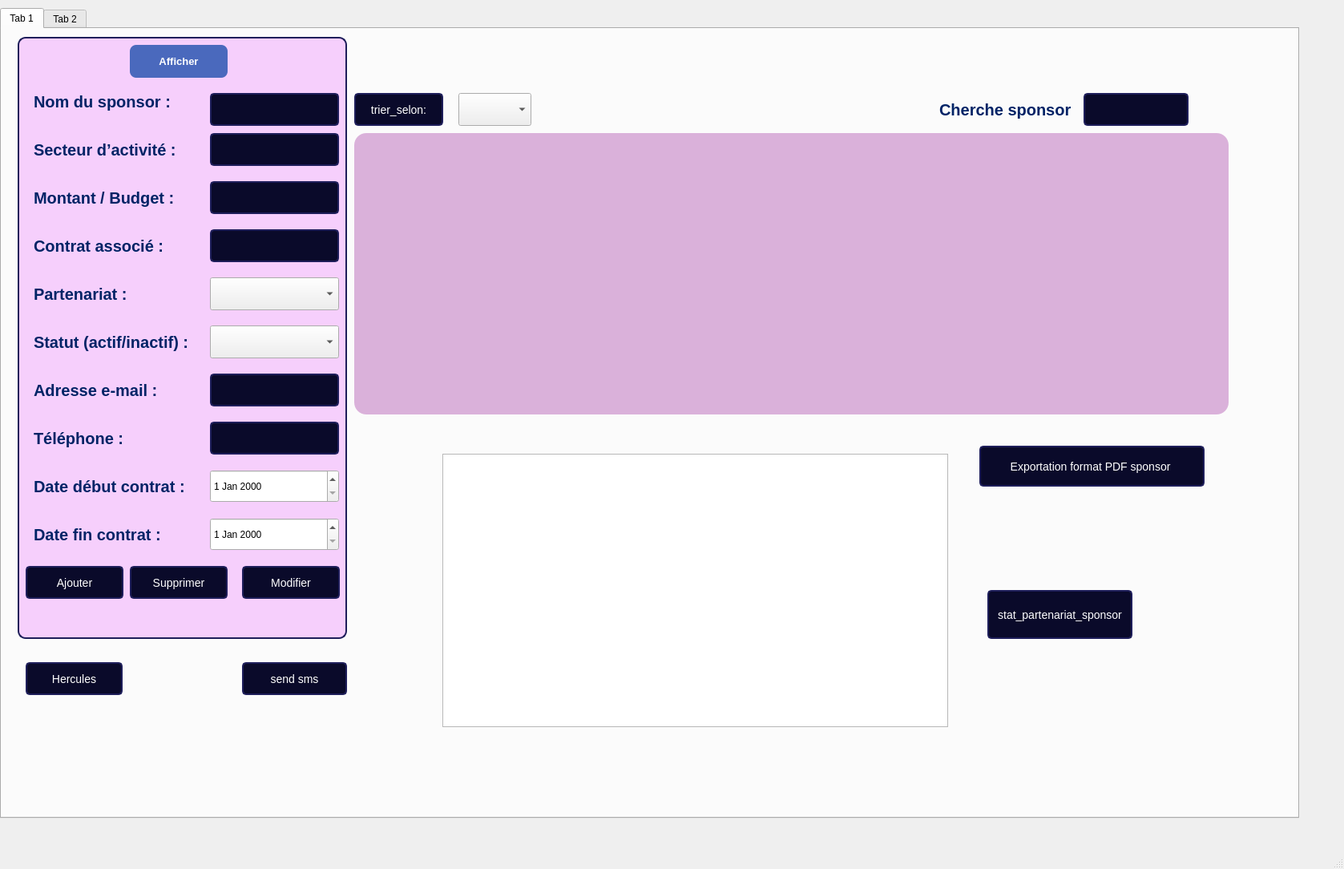
<?xml version="1.0" encoding="UTF-8"?>
<ui version="4.0">
 <class>MainWindow</class>
 <widget class="QMainWindow" name="MainWindow">
  <property name="geometry">
   <rect>
    <x>0</x>
    <y>0</y>
    <width>1677</width>
    <height>1084</height>
   </rect>
  </property>
  <property name="windowTitle">
   <string>MainWindow</string>
  </property>
  <widget class="QWidget" name="centralwidget">
   <widget class="QTabWidget" name="tabWidget">
    <property name="geometry">
     <rect>
      <x>0</x>
      <y>10</y>
      <width>1621</width>
      <height>1011</height>
     </rect>
    </property>
    <property name="currentIndex">
     <number>0</number>
    </property>
    <widget class="QWidget" name="tab">
     <attribute name="title">
      <string>Tab 1</string>
     </attribute>
     <widget class="QComboBox" name="comboBox_type">
      <property name="geometry">
       <rect>
        <x>260</x>
        <y>310</y>
        <width>161</width>
        <height>41</height>
       </rect>
      </property>
      <property name="styleSheet">
       <string notr="true">QLineEdit, QDateTimeEdit {
    font-family: &quot;Arial&quot;;
    font-size: 14px;
    color: white;
    background-color: #0A0A2A;
    border: 2px solid #1E1E5A;
    border-radius: 5px;
    padding: 5px;
}

QPushButton {
    font-family: &quot;Arial Black&quot;;
    font-size: 14px;
    color: white;
    background-color: #0A0A2A;
    border: 2px solid #1E1E5A;
    border-radius: 5px;
    padding: 5px;
}

QPushButton:hover {
    background-color: #1E1E5A;
}
</string>
      </property>
     </widget>
     <widget class="QLabel" name="label_6">
      <property name="geometry">
       <rect>
        <x>40</x>
        <y>370</y>
        <width>201</width>
        <height>41</height>
       </rect>
      </property>
      <property name="styleSheet">
       <string notr="true">QLabel {
    font-size: 20px;
    font-weight: bold;
    color: #002366;  /* Bleu foncé */
}</string>
      </property>
      <property name="text">
       <string>Statut (actif/inactif) :</string>
      </property>
     </widget>
     <widget class="QComboBox" name="comboBox_statut">
      <property name="geometry">
       <rect>
        <x>260</x>
        <y>370</y>
        <width>161</width>
        <height>41</height>
       </rect>
      </property>
      <property name="styleSheet">
       <string notr="true">QLineEdit, QDateTimeEdit {
    font-family: &quot;Arial&quot;;
    font-size: 14px;
    color: white;
    background-color: #0A0A2A;
    border: 2px solid #1E1E5A;
    border-radius: 5px;
    padding: 5px;
}

QPushButton {
    font-family: &quot;Arial Black&quot;;
    font-size: 14px;
    color: white;
    background-color: #0A0A2A;
    border: 2px solid #1E1E5A;
    border-radius: 5px;
    padding: 5px;
}

QPushButton:hover {
    background-color: #1E1E5A;
}
</string>
      </property>
     </widget>
     <widget class="QPushButton" name="stat">
      <property name="geometry">
       <rect>
        <x>1230</x>
        <y>700</y>
        <width>181</width>
        <height>61</height>
       </rect>
      </property>
      <property name="styleSheet">
       <string notr="true">QLineEdit, QDateTimeEdit {
    font-family: &quot;Arial&quot;;
    font-size: 14px;
    color: white;
    background-color: #0A0A2A;
    border: 2px solid #1E1E5A;
    border-radius: 5px;
    padding: 5px;
}

QPushButton {
    font-family: &quot;Arial Black&quot;;
    font-size: 14px;
    color: white;
    background-color: #0A0A2A;
    border: 2px solid #1E1E5A;
    border-radius: 5px;
    padding: 5px;
}

QPushButton:hover {
    background-color: #1E1E5A;
}
</string>
      </property>
      <property name="text">
       <string>stat_partenariat_sponsor</string>
      </property>
     </widget>
     <widget class="QLineEdit" name="lineEdit_nom">
      <property name="geometry">
       <rect>
        <x>260</x>
        <y>80</y>
        <width>161</width>
        <height>41</height>
       </rect>
      </property>
      <property name="styleSheet">
       <string notr="true">QLineEdit, QDateTimeEdit {
    font-family: &quot;Arial&quot;;
    font-size: 14px;
    color: white;
    background-color: #0A0A2A;
    border: 2px solid #1E1E5A;
    border-radius: 5px;
    padding: 5px;
}

QPushButton {
    font-family: &quot;Arial Black&quot;;
    font-size: 14px;
    color: white;
    background-color: #0A0A2A;
    border: 2px solid #1E1E5A;
    border-radius: 5px;
    padding: 5px;
}

QPushButton:hover {
    background-color: #1E1E5A;
}
</string>
      </property>
     </widget>
     <widget class="QLabel" name="label_10">
      <property name="geometry">
       <rect>
        <x>40</x>
        <y>610</y>
        <width>191</width>
        <height>41</height>
       </rect>
      </property>
      <property name="styleSheet">
       <string notr="true">QLabel {
    font-size: 20px;
    font-weight: bold;
    color: #002366;  /* Bleu foncé */
}</string>
      </property>
      <property name="text">
       <string>Date fin contrat :</string>
      </property>
     </widget>
     <widget class="QLabel" name="label_9">
      <property name="geometry">
       <rect>
        <x>40</x>
        <y>550</y>
        <width>191</width>
        <height>41</height>
       </rect>
      </property>
      <property name="styleSheet">
       <string notr="true">QLabel {
    font-size: 20px;
    font-weight: bold;
    color: #002366;  /* Bleu foncé */
}</string>
      </property>
      <property name="text">
       <string>Date début contrat :</string>
      </property>
     </widget>
     <widget class="QLabel" name="label_2">
      <property name="geometry">
       <rect>
        <x>40</x>
        <y>190</y>
        <width>201</width>
        <height>41</height>
       </rect>
      </property>
      <property name="styleSheet">
       <string notr="true">QLabel {
    font-size: 20px;
    font-weight: bold;
    color: #002366;  /* Bleu foncé */
}</string>
      </property>
      <property name="text">
       <string>Montant / Budget :</string>
      </property>
     </widget>
     <widget class="QLabel" name="label_8">
      <property name="geometry">
       <rect>
        <x>40</x>
        <y>490</y>
        <width>191</width>
        <height>41</height>
       </rect>
      </property>
      <property name="styleSheet">
       <string notr="true">QLabel {
    font-size: 20px;
    font-weight: bold;
    color: #002366;  /* Bleu foncé */
}</string>
      </property>
      <property name="text">
       <string>Téléphone :</string>
      </property>
     </widget>
     <widget class="QLabel" name="label_7">
      <property name="geometry">
       <rect>
        <x>40</x>
        <y>430</y>
        <width>171</width>
        <height>41</height>
       </rect>
      </property>
      <property name="styleSheet">
       <string notr="true">QLabel {
    font-size: 20px;
    font-weight: bold;
    color: #002366;  /* Bleu foncé */
}</string>
      </property>
      <property name="text">
       <string>Adresse e-mail :</string>
      </property>
     </widget>
     <widget class="QLabel" name="label_5">
      <property name="geometry">
       <rect>
        <x>40</x>
        <y>310</y>
        <width>181</width>
        <height>41</height>
       </rect>
      </property>
      <property name="styleSheet">
       <string notr="true">QLabel {
    font-size: 20px;
    font-weight: bold;
    color: #002366;  /* Bleu foncé */
}</string>
      </property>
      <property name="text">
       <string>Partenariat :</string>
      </property>
     </widget>
     <widget class="QLabel" name="label_3">
      <property name="geometry">
       <rect>
        <x>40</x>
        <y>130</y>
        <width>201</width>
        <height>41</height>
       </rect>
      </property>
      <property name="styleSheet">
       <string notr="true">QLabel {
    font-size: 20px;
    font-weight: bold;
    color: #002366;  /* Bleu foncé */
}</string>
      </property>
      <property name="text">
       <string>Secteur d’activité :</string>
      </property>
     </widget>
     <widget class="QLabel" name="label_139">
      <property name="geometry">
       <rect>
        <x>1170</x>
        <y>80</y>
        <width>171</width>
        <height>41</height>
       </rect>
      </property>
      <property name="styleSheet">
       <string notr="true">QLabel {
	font: 6pt &quot;Segoe UI&quot;;
    font-size: 20px;
    font-weight: bold;
    color: #002366;  /* Bleu foncé */
}
</string>
      </property>
      <property name="text">
       <string>Cherche sponsor :</string>
      </property>
     </widget>
     <widget class="QLineEdit" name="lineEdit_contrat">
      <property name="geometry">
       <rect>
        <x>260</x>
        <y>250</y>
        <width>161</width>
        <height>41</height>
       </rect>
      </property>
      <property name="styleSheet">
       <string notr="true">QLineEdit, QDateTimeEdit {
    font-family: &quot;Arial&quot;;
    font-size: 14px;
    color: white;
    background-color: #0A0A2A;
    border: 2px solid #1E1E5A;
    border-radius: 5px;
    padding: 5px;
}

QPushButton {
    font-family: &quot;Arial Black&quot;;
    font-size: 14px;
    color: white;
    background-color: #0A0A2A;
    border: 2px solid #1E1E5A;
    border-radius: 5px;
    padding: 5px;
}

QPushButton:hover {
    background-color: #1E1E5A;
}
</string>
      </property>
     </widget>
     <widget class="QPushButton" name="pushButton_supprimer">
      <property name="geometry">
       <rect>
        <x>160</x>
        <y>670</y>
        <width>122</width>
        <height>41</height>
       </rect>
      </property>
      <property name="styleSheet">
       <string notr="true">QLineEdit, QDateTimeEdit {
    font-family: &quot;Arial&quot;;
    font-size: 14px;
    color: white;
    background-color: #0A0A2A;
    border: 2px solid #1E1E5A;
    border-radius: 5px;
    padding: 5px;
}

QPushButton {
    font-family: &quot;Arial Black&quot;;
    font-size: 14px;
    color: white;
    background-color: #0A0A2A;
    border: 2px solid #1E1E5A;
    border-radius: 5px;
    padding: 5px;
}

QPushButton:hover {
    background-color: #1E1E5A;
}
</string>
      </property>
      <property name="text">
       <string>Supprimer</string>
      </property>
     </widget>
     <widget class="QLabel" name="label">
      <property name="geometry">
       <rect>
        <x>40</x>
        <y>70</y>
        <width>211</width>
        <height>41</height>
       </rect>
      </property>
      <property name="styleSheet">
       <string notr="true">QLabel {
    font-size: 20px;
    font-weight: bold;
    color: #002366;  /* Bleu foncé */
}</string>
      </property>
      <property name="text">
       <string>Nom du sponsor :</string>
      </property>
     </widget>
     <widget class="QListView" name="liststat">
      <property name="geometry">
       <rect>
        <x>550</x>
        <y>530</y>
        <width>631</width>
        <height>341</height>
       </rect>
      </property>
     </widget>
     <widget class="QLineEdit" name="lineEdit_chercher">
      <property name="geometry">
       <rect>
        <x>1350</x>
        <y>80</y>
        <width>131</width>
        <height>41</height>
       </rect>
      </property>
      <property name="styleSheet">
       <string notr="true">QLineEdit, QDateTimeEdit {
    font-family: &quot;Arial&quot;;
    font-size: 14px;
    color: white;
    background-color: #0A0A2A;
    border: 2px solid #1E1E5A;
    border-radius: 5px;
    padding: 5px;
}

QPushButton {
    font-family: &quot;Arial Black&quot;;
    font-size: 14px;
    color: white;
    background-color: #0A0A2A;
    border: 2px solid #1E1E5A;
    border-radius: 5px;
    padding: 5px;
}

QPushButton:hover {
    background-color: #1E1E5A;
}

</string>
      </property>
     </widget>
     <widget class="QListView" name="listView">
      <property name="geometry">
       <rect>
        <x>20</x>
        <y>10</y>
        <width>411</width>
        <height>751</height>
       </rect>
      </property>
      <property name="styleSheet">
       <string notr="true">QListView {
    background-color: #F6CFFC;        /* même fond rose clair */
    border: 2px solid #1E1E5A;        /* même bordure bleu foncé */
    border-radius: 10px;              /* arrondi identique */
    font-family: &quot;Arial&quot;;
    font-size: 18px;
    color: #0A0A2A;                    /* même couleur de texte */
    padding: 5px;
}

QListView::item {
    background-color: transparent;
    padding: 6px;
    border-radius: 6px;
}

QListView::item:selected {
    background-color: #1E1E5A;        /* même bleu foncé pour la sélection */
    color: white;
}

QListView::item:hover {
    background-color: #B38DFF;        /* violet clair sur hover */
    color: white;
}
</string>
      </property>
     </widget>
     <widget class="QLineEdit" name="lineEdit_email">
      <property name="geometry">
       <rect>
        <x>260</x>
        <y>430</y>
        <width>161</width>
        <height>41</height>
       </rect>
      </property>
      <property name="styleSheet">
       <string notr="true">QLineEdit, QDateTimeEdit {
    font-family: &quot;Arial&quot;;
    font-size: 14px;
    color: white;
    background-color: #0A0A2A;
    border: 2px solid #1E1E5A;
    border-radius: 5px;
    padding: 5px;
}

QPushButton {
    font-family: &quot;Arial Black&quot;;
    font-size: 14px;
    color: white;
    background-color: #0A0A2A;
    border: 2px solid #1E1E5A;
    border-radius: 5px;
    padding: 5px;
}

QPushButton:hover {
    background-color: #1E1E5A;
}
</string>
      </property>
     </widget>
     <widget class="QTableWidget" name="tableWidget_sponsors">
      <property name="geometry">
       <rect>
        <x>440</x>
        <y>130</y>
        <width>1091</width>
        <height>351</height>
       </rect>
      </property>
      <property name="styleSheet">
       <string notr="true">QTableWidget {
    background-color: #DAB1DA;
    color: white;
    border-radius: 15px;
    padding: 10px;
    font-size: 13px;
    border: none;
}

QTableWidget::item {
    padding: 10px;
}

QTableWidget::item:selected {
    background-color: #5555FF;
    color: white;
}

QHeaderView::section {
    background-color: #341539;
    color: white;
    padding: 10px;
    border: none;
}</string>
      </property>
     </widget>
     <widget class="QPushButton" name="pushButton_afficher">
      <property name="geometry">
       <rect>
        <x>160</x>
        <y>20</y>
        <width>122</width>
        <height>41</height>
       </rect>
      </property>
      <property name="styleSheet">
       <string notr="true">QPushButton {
    background-color: #4a69bd;
    color: white;
    border: none;
    border-radius: 8px;
    padding: 10px 16px;
    font-weight: bold;
    font-size: 10pt;
    min-width: 90px;
}
QPushButton:hover {
    background-color: #3a59ad;
}
QPushButton:pressed {
    background-color: #2a499d;
}</string>
      </property>
      <property name="text">
       <string>Afficher</string>
      </property>
     </widget>
     <widget class="QPushButton" name="trier_sponsor">
      <property name="geometry">
       <rect>
        <x>440</x>
        <y>80</y>
        <width>111</width>
        <height>41</height>
       </rect>
      </property>
      <property name="styleSheet">
       <string notr="true">QLineEdit, QDateTimeEdit {
    font-family: &quot;Arial&quot;;
    font-size: 14px;
    color: white;
    background-color: #0A0A2A;
    border: 2px solid #1E1E5A;
    border-radius: 5px;
    padding: 5px;
}

QPushButton {
    font-family: &quot;Arial Black&quot;;
    font-size: 14px;
    color: white;
    background-color: #0A0A2A;
    border: 2px solid #1E1E5A;
    border-radius: 5px;
    padding: 5px;
}

QPushButton:hover {
    background-color: #1E1E5A;
}
</string>
      </property>
      <property name="text">
       <string>trier_selon:</string>
      </property>
     </widget>
     <widget class="QPushButton" name="pushButton_ajouter">
      <property name="geometry">
       <rect>
        <x>30</x>
        <y>670</y>
        <width>122</width>
        <height>41</height>
       </rect>
      </property>
      <property name="styleSheet">
       <string notr="true">QLineEdit, QDateTimeEdit {
    font-family: &quot;Arial&quot;;
    font-size: 14px;
    color: white;
    background-color: #0A0A2A;
    border: 2px solid #1E1E5A;
    border-radius: 5px;
    padding: 5px;
}

QPushButton {
    font-family: &quot;Arial Black&quot;;
    font-size: 14px;
    color: white;
    background-color: #0A0A2A;
    border: 2px solid #1E1E5A;
    border-radius: 5px;
    padding: 5px;
}

QPushButton:hover {
    background-color: #1E1E5A;
}
</string>
      </property>
      <property name="text">
       <string>Ajouter</string>
      </property>
     </widget>
     <widget class="QDateEdit" name="dateEdit_fin">
      <property name="geometry">
       <rect>
        <x>260</x>
        <y>610</y>
        <width>161</width>
        <height>41</height>
       </rect>
      </property>
      <property name="styleSheet">
       <string notr="true"/>
      </property>
     </widget>
     <widget class="QLineEdit" name="lineEdit_tel">
      <property name="geometry">
       <rect>
        <x>260</x>
        <y>490</y>
        <width>161</width>
        <height>41</height>
       </rect>
      </property>
      <property name="styleSheet">
       <string notr="true">QLineEdit, QDateTimeEdit {
    font-family: &quot;Arial&quot;;
    font-size: 14px;
    color: white;
    background-color: #0A0A2A;
    border: 2px solid #1E1E5A;
    border-radius: 5px;
    padding: 5px;
}

QPushButton {
    font-family: &quot;Arial Black&quot;;
    font-size: 14px;
    color: white;
    background-color: #0A0A2A;
    border: 2px solid #1E1E5A;
    border-radius: 5px;
    padding: 5px;
}

QPushButton:hover {
    background-color: #1E1E5A;
}
</string>
      </property>
     </widget>
     <widget class="QPushButton" name="pushButton_pdf">
      <property name="geometry">
       <rect>
        <x>1220</x>
        <y>520</y>
        <width>281</width>
        <height>51</height>
       </rect>
      </property>
      <property name="styleSheet">
       <string notr="true">QLineEdit, QDateTimeEdit {
    font-family: &quot;Arial&quot;;
    font-size: 14px;
    color: white;
    background-color: #0A0A2A;
    border: 2px solid #1E1E5A;
    border-radius: 5px;
    padding: 5px;
}

QPushButton {
    font-family: &quot;Arial Black&quot;;
    font-size: 14px;
    color: white;
    background-color: #0A0A2A;
    border: 2px solid #1E1E5A;
    border-radius: 5px;
    padding: 5px;
}

QPushButton:hover {
    background-color: #1E1E5A;
}
</string>
      </property>
      <property name="text">
       <string>Exportation format PDF sponsor </string>
      </property>
      <property name="icon">
       <iconset>
        <normaloff>:/icons/icones/addition.png</normaloff>:/icons/icones/addition.png</iconset>
      </property>
      <property name="iconSize">
       <size>
        <width>20</width>
        <height>20</height>
       </size>
      </property>
     </widget>
     <widget class="QComboBox" name="comboBox_tri">
      <property name="geometry">
       <rect>
        <x>570</x>
        <y>80</y>
        <width>91</width>
        <height>41</height>
       </rect>
      </property>
      <property name="styleSheet">
       <string notr="true">QLineEdit, QDateTimeEdit {
    font-family: &quot;Arial&quot;;
    font-size: 14px;
    color: white;
    background-color: #0A0A2A;
    border: 2px solid #1E1E5A;
    border-radius: 5px;
    padding: 5px;
}

QPushButton {
    font-family: &quot;Arial Black&quot;;
    font-size: 14px;
    color: white;
    background-color: #0A0A2A;
    border: 2px solid #1E1E5A;
    border-radius: 5px;
    padding: 5px;
}

QPushButton:hover {
    background-color: #1E1E5A;
}
</string>
      </property>
     </widget>
     <widget class="QLabel" name="label_4">
      <property name="geometry">
       <rect>
        <x>40</x>
        <y>250</y>
        <width>201</width>
        <height>41</height>
       </rect>
      </property>
      <property name="styleSheet">
       <string notr="true">QLabel {
    font-size: 20px;
    font-weight: bold;
    color: #002366;  /* Bleu foncé */
}</string>
      </property>
      <property name="text">
       <string>Contrat associé :</string>
      </property>
     </widget>
     <widget class="QLineEdit" name="lineEdit_secteur">
      <property name="geometry">
       <rect>
        <x>260</x>
        <y>130</y>
        <width>161</width>
        <height>41</height>
       </rect>
      </property>
      <property name="styleSheet">
       <string notr="true">QLineEdit, QDateTimeEdit {
    font-family: &quot;Arial&quot;;
    font-size: 14px;
    color: white;
    background-color: #0A0A2A;
    border: 2px solid #1E1E5A;
    border-radius: 5px;
    padding: 5px;
}

QPushButton {
    font-family: &quot;Arial Black&quot;;
    font-size: 14px;
    color: white;
    background-color: #0A0A2A;
    border: 2px solid #1E1E5A;
    border-radius: 5px;
    padding: 5px;
}

QPushButton:hover {
    background-color: #1E1E5A;
}
</string>
      </property>
     </widget>
     <widget class="QLineEdit" name="lineEdit_budget">
      <property name="geometry">
       <rect>
        <x>260</x>
        <y>190</y>
        <width>161</width>
        <height>41</height>
       </rect>
      </property>
      <property name="styleSheet">
       <string notr="true">QLineEdit, QDateTimeEdit {
    font-family: &quot;Arial&quot;;
    font-size: 14px;
    color: white;
    background-color: #0A0A2A;
    border: 2px solid #1E1E5A;
    border-radius: 5px;
    padding: 5px;
}

QPushButton {
    font-family: &quot;Arial Black&quot;;
    font-size: 14px;
    color: white;
    background-color: #0A0A2A;
    border: 2px solid #1E1E5A;
    border-radius: 5px;
    padding: 5px;
}

QPushButton:hover {
    background-color: #1E1E5A;
}
</string>
      </property>
     </widget>
     <widget class="QDateEdit" name="dateEdit_debut">
      <property name="geometry">
       <rect>
        <x>260</x>
        <y>550</y>
        <width>161</width>
        <height>41</height>
       </rect>
      </property>
      <property name="styleSheet">
       <string notr="true"/>
      </property>
     </widget>
     <widget class="QPushButton" name="pushButton_modifier">
      <property name="geometry">
       <rect>
        <x>300</x>
        <y>670</y>
        <width>122</width>
        <height>41</height>
       </rect>
      </property>
      <property name="styleSheet">
       <string notr="true">QLineEdit, QDateTimeEdit {
    font-family: &quot;Arial&quot;;
    font-size: 14px;
    color: white;
    background-color: #0A0A2A;
    border: 2px solid #1E1E5A;
    border-radius: 5px;
    padding: 5px;
}

QPushButton {
    font-family: &quot;Arial Black&quot;;
    font-size: 14px;
    color: white;
    background-color: #0A0A2A;
    border: 2px solid #1E1E5A;
    border-radius: 5px;
    padding: 5px;
}

QPushButton:hover {
    background-color: #1E1E5A;
}
</string>
      </property>
      <property name="text">
       <string>Modifier</string>
      </property>
     </widget>
     <widget class="QPushButton" name="pushButton_envoyerSMS">
      <property name="geometry">
       <rect>
        <x>300</x>
        <y>790</y>
        <width>131</width>
        <height>41</height>
       </rect>
      </property>
      <property name="styleSheet">
       <string notr="true">QLineEdit, QDateTimeEdit {
    font-family: &quot;Arial&quot;;
    font-size: 14px;
    color: white;
    background-color: #0A0A2A;
    border: 2px solid #1E1E5A;
    border-radius: 5px;
    padding: 5px;
}

QPushButton {
    font-family: &quot;Arial Black&quot;;
    font-size: 14px;
    color: white;
    background-color: #0A0A2A;
    border: 2px solid #1E1E5A;
    border-radius: 5px;
    padding: 5px;
}

QPushButton:hover {
    background-color: #1E1E5A;
}
</string>
      </property>
      <property name="text">
       <string>send sms</string>
      </property>
     </widget>
     <widget class="QPushButton" name="Openhercules">
      <property name="geometry">
       <rect>
        <x>30</x>
        <y>790</y>
        <width>121</width>
        <height>41</height>
       </rect>
      </property>
      <property name="styleSheet">
       <string notr="true">QLineEdit, QDateTimeEdit {
    font-family: &quot;Arial&quot;;
    font-size: 14px;
    color: white;
    background-color: #0A0A2A;
    border: 2px solid #1E1E5A;
    border-radius: 5px;
    padding: 5px;
}

QPushButton {
    font-family: &quot;Arial Black&quot;;
    font-size: 14px;
    color: white;
    background-color: #0A0A2A;
    border: 2px solid #1E1E5A;
    border-radius: 5px;
    padding: 5px;
}

QPushButton:hover {
    background-color: #1E1E5A;
}
</string>
      </property>
      <property name="text">
       <string>Hercules</string>
      </property>
     </widget>
     <zorder>listView</zorder>
     <zorder>liststat</zorder>
     <zorder>comboBox_type</zorder>
     <zorder>label_6</zorder>
     <zorder>comboBox_statut</zorder>
     <zorder>stat</zorder>
     <zorder>lineEdit_nom</zorder>
     <zorder>label_10</zorder>
     <zorder>label_9</zorder>
     <zorder>label_2</zorder>
     <zorder>label_8</zorder>
     <zorder>label_7</zorder>
     <zorder>label_5</zorder>
     <zorder>label_3</zorder>
     <zorder>label_139</zorder>
     <zorder>lineEdit_contrat</zorder>
     <zorder>pushButton_supprimer</zorder>
     <zorder>label</zorder>
     <zorder>lineEdit_chercher</zorder>
     <zorder>tableWidget_sponsors</zorder>
     <zorder>pushButton_afficher</zorder>
     <zorder>trier_sponsor</zorder>
     <zorder>pushButton_ajouter</zorder>
     <zorder>pushButton_pdf</zorder>
     <zorder>comboBox_tri</zorder>
     <zorder>label_4</zorder>
     <zorder>lineEdit_secteur</zorder>
     <zorder>lineEdit_budget</zorder>
     <zorder>pushButton_modifier</zorder>
     <zorder>pushButton_envoyerSMS</zorder>
     <zorder>dateEdit_debut</zorder>
     <zorder>dateEdit_fin</zorder>
     <zorder>lineEdit_tel</zorder>
     <zorder>lineEdit_email</zorder>
     <zorder>Openhercules</zorder>
    </widget>
    <widget class="QWidget" name="tab_2">
     <attribute name="title">
      <string>Tab 2</string>
     </attribute>
     <widget class="QPushButton" name="pushButton_Send_Message_Type">
      <property name="geometry">
       <rect>
        <x>1160</x>
        <y>710</y>
        <width>181</width>
        <height>41</height>
       </rect>
      </property>
      <property name="text">
       <string>Send Message</string>
      </property>
     </widget>
     <widget class="QComboBox" name="comboBox_Send_Message_Type">
      <property name="geometry">
       <rect>
        <x>550</x>
        <y>710</y>
        <width>341</width>
        <height>41</height>
       </rect>
      </property>
      <item>
       <property name="text">
        <string>All</string>
       </property>
      </item>
      <item>
       <property name="text">
        <string>Individual</string>
       </property>
      </item>
     </widget>
     <widget class="QLineEdit" name="lineEdit_Message_For_Client">
      <property name="geometry">
       <rect>
        <x>900</x>
        <y>710</y>
        <width>261</width>
        <height>41</height>
       </rect>
      </property>
     </widget>
     <widget class="QComboBox" name="comboBox_Client_list">
      <property name="geometry">
       <rect>
        <x>160</x>
        <y>710</y>
        <width>351</width>
        <height>41</height>
       </rect>
      </property>
     </widget>
     <widget class="QTextEdit" name="textEdit_Client_Messages">
      <property name="geometry">
       <rect>
        <x>160</x>
        <y>40</y>
        <width>1171</width>
        <height>661</height>
       </rect>
      </property>
     </widget>
    </widget>
   </widget>
  </widget>
  <widget class="QMenuBar" name="menubar">
   <property name="geometry">
    <rect>
     <x>0</x>
     <y>0</y>
     <width>1677</width>
     <height>26</height>
    </rect>
   </property>
  </widget>
  <widget class="QStatusBar" name="statusbar"/>
 </widget>
 <resources/>
 <connections/>
</ui>
